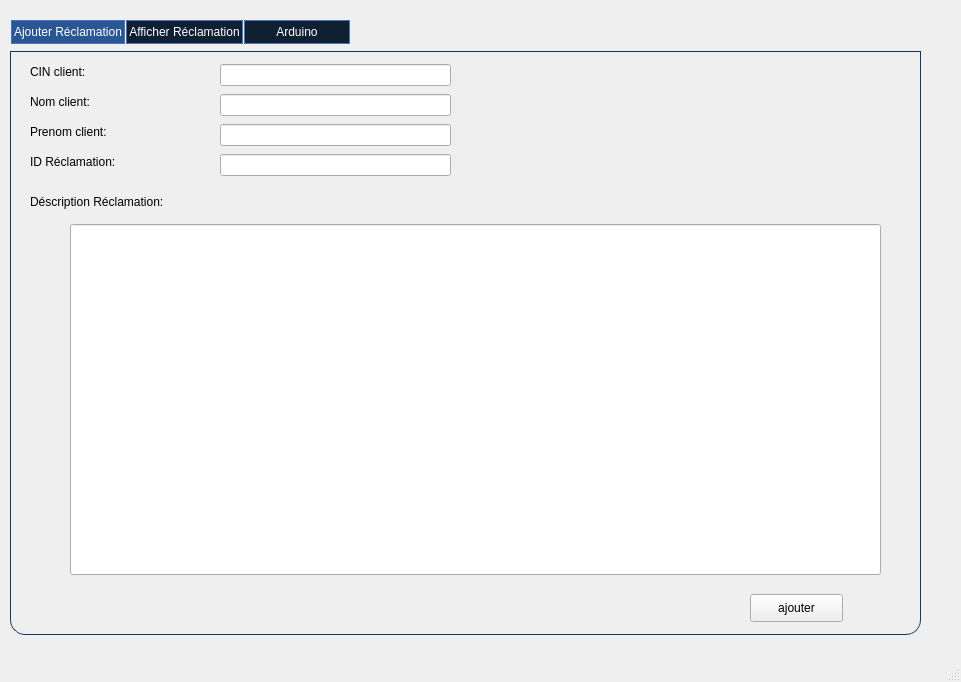
<?xml version="1.0" encoding="UTF-8"?>
<ui version="4.0">
 <class>dialogreclamation</class>
 <widget class="QMainWindow" name="dialogreclamation">
  <property name="geometry">
   <rect>
    <x>0</x>
    <y>0</y>
    <width>961</width>
    <height>682</height>
   </rect>
  </property>
  <property name="windowTitle">
   <string>MainWindow</string>
  </property>
  <widget class="QWidget" name="centralwidget">
   <widget class="QTabWidget" name="tabWidget">
    <property name="geometry">
     <rect>
      <x>10</x>
      <y>20</y>
      <width>941</width>
      <height>651</height>
     </rect>
    </property>
    <property name="styleSheet">
     <string notr="true">QTabWidget {  
    background-color:#0f2033;
    border-top: 2px solid #C2C7CB;  
} 
QTabWidget::pane { /* The tab widget frame */  
    border-top: 0px solid #C2C7CB;  
} 
 /* Style the tab using the tab sub-control. Note that 
    it reads QTabBar _not_ QTabWidget */  
QTabBar::tab {  
    background-color:#0f2033;
    border: 1px solid #4973b4;  
    min-width: 100px; 
    min-height:22px;
    padding: 0px  2px; 
    color: rgb(255, 255, 255);
    margin-left: 1px;
    font: 75 8pt &quot; Microsoft YaHei &quot;;
}  
  
QTabBar::tab:selected, QTabBar::tab:hover {  
    background-color: rgb(42,87,147);
    margin-top: 0px;
    
}  
  
QTabBar::tab:selected {  
    
    background-image: url(:/Images/Tab_Hover.png);
    
} 
  
QTabBar::tab:!selected {  
    margin-top: 0px; /* make non-selected tabs look smaller */  
}  </string>
    </property>
    <property name="currentIndex">
     <number>0</number>
    </property>
    <widget class="QWidget" name="Ajouter">
     <attribute name="title">
      <string>Ajouter Réclamation</string>
     </attribute>
     <widget class="QGroupBox" name="groupBox">
      <property name="geometry">
       <rect>
        <x>0</x>
        <y>-20</y>
        <width>911</width>
        <height>611</height>
       </rect>
      </property>
      <property name="styleSheet">
       <string notr="true">QGroupBox {
    border: 1px solid gray;
    border-color: #FF17365D;
    margin-top: 27px;
    font-size: 14px;
    border-bottom-left-radius: 15px;
    border-bottom-right-radius: 15px;
}

QGroupBox::title {
    subcontrol-origin: margin;
    subcontrol-position: top center;
    border-top-left-radius: 15px;
    border-top-right-radius: 15px;
    padding: 5px 150px;
    background-color: #FF17365D;
    color: rgb(255, 255, 255);
}</string>
      </property>
      <property name="title">
       <string/>
      </property>
      <widget class="QLabel" name="DescriptionR_2">
       <property name="geometry">
        <rect>
         <x>20</x>
         <y>170</y>
         <width>181</width>
         <height>16</height>
        </rect>
       </property>
       <property name="styleSheet">
        <string notr="true">QLabel {  color : black; }</string>
       </property>
       <property name="text">
        <string>Déscription Réclamation:</string>
       </property>
      </widget>
      <widget class="QLabel" name="NomC">
       <property name="geometry">
        <rect>
         <x>20</x>
         <y>70</y>
         <width>91</width>
         <height>16</height>
        </rect>
       </property>
       <property name="styleSheet">
        <string notr="true">QLabel {  color : black; }</string>
       </property>
       <property name="text">
        <string>Nom client:</string>
       </property>
      </widget>
      <widget class="QLabel" name="PrenomC">
       <property name="geometry">
        <rect>
         <x>20</x>
         <y>100</y>
         <width>101</width>
         <height>16</height>
        </rect>
       </property>
       <property name="styleSheet">
        <string notr="true">QLabel {  color : black; }</string>
       </property>
       <property name="text">
        <string>Prenom client:</string>
       </property>
      </widget>
      <widget class="QLineEdit" name="le_IDR">
       <property name="geometry">
        <rect>
         <x>210</x>
         <y>130</y>
         <width>231</width>
         <height>22</height>
        </rect>
       </property>
       <property name="styleSheet">
        <string notr="true">QLineEdit { color: red }
QLineEdit[readOnly=&quot;true&quot;] { color: gray }
QDialog QLineEdit { color: brown }</string>
       </property>
      </widget>
      <widget class="QLineEdit" name="le_nom">
       <property name="geometry">
        <rect>
         <x>210</x>
         <y>70</y>
         <width>231</width>
         <height>22</height>
        </rect>
       </property>
      </widget>
      <widget class="QLabel" name="ID">
       <property name="geometry">
        <rect>
         <x>20</x>
         <y>130</y>
         <width>101</width>
         <height>16</height>
        </rect>
       </property>
       <property name="styleSheet">
        <string notr="true">QLabel {  color : black; }</string>
       </property>
       <property name="text">
        <string>ID Réclamation:</string>
       </property>
      </widget>
      <widget class="QPushButton" name="AjouterRec">
       <property name="geometry">
        <rect>
         <x>740</x>
         <y>570</y>
         <width>93</width>
         <height>28</height>
        </rect>
       </property>
       <property name="styleSheet">
        <string notr="true">Ezzaouia Mohamed Amine
QPushButton {
    color: rgb(255, 255, 255);
  background-color: #FF17365D;
    border-style: outset;
    border-width: 0px;
    border-radius: 10px;
    border-color: beige;
    min-width: 10em;
    padding: 6px;
}
QPushButton:hover {
color: #fff;
    background-color: rgb(43, 163, 255);
    border-style: inset;
}
QPushButton:pressed {
    background-color: rgb(43, 163, 255);
    border-style: inset;
}</string>
       </property>
       <property name="text">
        <string>ajouter</string>
       </property>
      </widget>
      <widget class="QLineEdit" name="le_prenom">
       <property name="geometry">
        <rect>
         <x>210</x>
         <y>100</y>
         <width>231</width>
         <height>22</height>
        </rect>
       </property>
      </widget>
      <widget class="QLineEdit" name="le_Description">
       <property name="geometry">
        <rect>
         <x>60</x>
         <y>200</y>
         <width>811</width>
         <height>351</height>
        </rect>
       </property>
      </widget>
      <widget class="QLabel" name="CINC">
       <property name="geometry">
        <rect>
         <x>20</x>
         <y>40</y>
         <width>91</width>
         <height>16</height>
        </rect>
       </property>
       <property name="styleSheet">
        <string notr="true">QLabel {  color : black; }</string>
       </property>
       <property name="text">
        <string>CIN client:</string>
       </property>
      </widget>
      <widget class="QLineEdit" name="le_CIN">
       <property name="geometry">
        <rect>
         <x>210</x>
         <y>40</y>
         <width>231</width>
         <height>22</height>
        </rect>
       </property>
       <property name="styleSheet">
        <string notr="true">QLineEdit { color: red }
QLineEdit[readOnly=&quot;true&quot;] { color: gray }
QDialog QLineEdit { color: brown }</string>
       </property>
      </widget>
     </widget>
    </widget>
    <widget class="QWidget" name="Afficher">
     <attribute name="title">
      <string>Afficher Réclamation</string>
     </attribute>
     <widget class="QGroupBox" name="groupBox_2">
      <property name="geometry">
       <rect>
        <x>10</x>
        <y>-20</y>
        <width>931</width>
        <height>611</height>
       </rect>
      </property>
      <property name="styleSheet">
       <string notr="true">QGroupBox {
    border: 1px solid gray;
    border-color: #FF17365D;
    margin-top: 27px;
    font-size: 14px;
    border-bottom-left-radius: 15px;
    border-bottom-right-radius: 15px;
}

QGroupBox::title {
    subcontrol-origin: margin;
    subcontrol-position: top center;
    border-top-left-radius: 15px;
    border-top-right-radius: 15px;
    padding: 5px 150px;
    background-color: #FF17365D;
    color: rgb(255, 255, 255);
}</string>
      </property>
      <property name="title">
       <string/>
      </property>
      <widget class="QPushButton" name="Supprimer">
       <property name="geometry">
        <rect>
         <x>550</x>
         <y>580</y>
         <width>93</width>
         <height>28</height>
        </rect>
       </property>
       <property name="styleSheet">
        <string notr="true">Ezzaouia Mohamed Amine
QPushButton {
    color: rgb(255, 255, 255);
  background-color: #FF17365D;
    border-style: outset;
    border-width: 0px;
    border-radius: 10px;
    border-color: beige;
    min-width: 10em;
    padding: 6px;
}
QPushButton:hover {
color: #fff;
    background-color: rgb(43, 163, 255);
    border-style: inset;
}
QPushButton:pressed {
    background-color: rgb(43, 163, 255);
    border-style: inset;
}</string>
       </property>
       <property name="text">
        <string>Supprimer</string>
       </property>
      </widget>
      <widget class="QLineEdit" name="lineEdit">
       <property name="geometry">
        <rect>
         <x>10</x>
         <y>40</y>
         <width>471</width>
         <height>22</height>
        </rect>
       </property>
      </widget>
      <widget class="QPushButton" name="modifier">
       <property name="geometry">
        <rect>
         <x>670</x>
         <y>580</y>
         <width>93</width>
         <height>28</height>
        </rect>
       </property>
       <property name="styleSheet">
        <string notr="true">Ezzaouia Mohamed Amine
QPushButton {
    color: rgb(255, 255, 255);
  background-color: #FF17365D;
    border-style: outset;
    border-width: 0px;
    border-radius: 10px;
    border-color: beige;
    min-width: 10em;
    padding: 6px;
}
QPushButton:hover {
color: #fff;
    background-color: rgb(43, 163, 255);
    border-style: inset;
}
QPushButton:pressed {
    background-color: rgb(43, 163, 255);
    border-style: inset;
}</string>
       </property>
       <property name="text">
        <string>Modifier</string>
       </property>
      </widget>
      <widget class="QTableView" name="Reclamation">
       <property name="geometry">
        <rect>
         <x>400</x>
         <y>70</y>
         <width>501</width>
         <height>501</height>
        </rect>
       </property>
       <property name="styleSheet">
        <string notr="true"/>
       </property>
      </widget>
      <widget class="QLabel" name="DescriptionR_3">
       <property name="geometry">
        <rect>
         <x>10</x>
         <y>290</y>
         <width>181</width>
         <height>16</height>
        </rect>
       </property>
       <property name="styleSheet">
        <string notr="true">QLabel {  color : black; }</string>
       </property>
       <property name="text">
        <string>Déscription Réclamation:</string>
       </property>
      </widget>
      <widget class="QLineEdit" name="le_prenom_2">
       <property name="geometry">
        <rect>
         <x>110</x>
         <y>200</y>
         <width>231</width>
         <height>22</height>
        </rect>
       </property>
      </widget>
      <widget class="QLineEdit" name="le_Description_2">
       <property name="geometry">
        <rect>
         <x>10</x>
         <y>310</y>
         <width>371</width>
         <height>261</height>
        </rect>
       </property>
      </widget>
      <widget class="QLabel" name="ID_2">
       <property name="geometry">
        <rect>
         <x>10</x>
         <y>120</y>
         <width>101</width>
         <height>16</height>
        </rect>
       </property>
       <property name="styleSheet">
        <string notr="true">QLabel {  color : black; }</string>
       </property>
       <property name="text">
        <string>ID Réclamation:</string>
       </property>
      </widget>
      <widget class="QLineEdit" name="le_nom_2">
       <property name="geometry">
        <rect>
         <x>110</x>
         <y>160</y>
         <width>231</width>
         <height>22</height>
        </rect>
       </property>
      </widget>
      <widget class="QLineEdit" name="le_IDR_2">
       <property name="geometry">
        <rect>
         <x>110</x>
         <y>120</y>
         <width>231</width>
         <height>22</height>
        </rect>
       </property>
      </widget>
      <widget class="QLineEdit" name="le_CIN_2">
       <property name="geometry">
        <rect>
         <x>110</x>
         <y>250</y>
         <width>231</width>
         <height>22</height>
        </rect>
       </property>
      </widget>
      <widget class="QLabel" name="NomC_2">
       <property name="geometry">
        <rect>
         <x>10</x>
         <y>160</y>
         <width>91</width>
         <height>16</height>
        </rect>
       </property>
       <property name="styleSheet">
        <string notr="true">QLabel {  color : black; }</string>
       </property>
       <property name="text">
        <string>Nom client:</string>
       </property>
      </widget>
      <widget class="QLabel" name="PrenomC_2">
       <property name="geometry">
        <rect>
         <x>10</x>
         <y>200</y>
         <width>101</width>
         <height>16</height>
        </rect>
       </property>
       <property name="styleSheet">
        <string notr="true">QLabel {  color : black; }</string>
       </property>
       <property name="text">
        <string>Prenom client:</string>
       </property>
      </widget>
      <widget class="QLabel" name="CINC_2">
       <property name="geometry">
        <rect>
         <x>10</x>
         <y>250</y>
         <width>91</width>
         <height>16</height>
        </rect>
       </property>
       <property name="styleSheet">
        <string notr="true">QLabel {  color : black; }</string>
       </property>
       <property name="text">
        <string>CIN client:</string>
       </property>
      </widget>
      <widget class="QPushButton" name="recuperer">
       <property name="geometry">
        <rect>
         <x>790</x>
         <y>580</y>
         <width>93</width>
         <height>28</height>
        </rect>
       </property>
       <property name="styleSheet">
        <string notr="true">Ezzaouia Mohamed Amine
QPushButton {
    color: rgb(255, 255, 255);
  background-color: #FF17365D;
    border-style: outset;
    border-width: 0px;
    border-radius: 10px;
    border-color: beige;
    min-width: 10em;
    padding: 6px;
}
QPushButton:hover {
color: #fff;
    background-color: rgb(43, 163, 255);
    border-style: inset;
}
QPushButton:pressed {
    background-color: rgb(43, 163, 255);
    border-style: inset;
}</string>
       </property>
       <property name="text">
        <string>Récuperer</string>
       </property>
      </widget>
      <widget class="QPushButton" name="loaddata">
       <property name="geometry">
        <rect>
         <x>410</x>
         <y>580</y>
         <width>111</width>
         <height>28</height>
        </rect>
       </property>
       <property name="styleSheet">
        <string notr="true">Ezzaouia Mohamed Amine
QPushButton {
    color: rgb(255, 255, 255);
  background-color: #FF17365D;
    border-style: outset;
    border-width: 0px;
    border-radius: 10px;
    border-color: beige;
    min-width: 10em;
    padding: 6px;
}
QPushButton:hover {
color: #fff;
    background-color: rgb(43, 163, 255);
    border-style: inset;
}
QPushButton:pressed {
    background-color: rgb(43, 163, 255);
    border-style: inset;
}</string>
       </property>
       <property name="text">
        <string>charger données</string>
       </property>
      </widget>
      <widget class="QPushButton" name="exporter">
       <property name="geometry">
        <rect>
         <x>520</x>
         <y>40</y>
         <width>93</width>
         <height>28</height>
        </rect>
       </property>
       <property name="styleSheet">
        <string notr="true">Ezzaouia Mohamed Amine
QPushButton {
    color: rgb(255, 255, 255);
  background-color: #FF17365D;
    border-style: outset;
    border-width: 0px;
    border-radius: 10px;
    border-color: beige;
    min-width: 10em;
    padding: 6px;
}
QPushButton:hover {
color: #fff;
    background-color: rgb(43, 163, 255);
    border-style: inset;
}
QPushButton:pressed {
    background-color: rgb(43, 163, 255);
    border-style: inset;
}</string>
       </property>
       <property name="text">
        <string>exporter</string>
       </property>
      </widget>
      <widget class="QRadioButton" name="trinomASC">
       <property name="geometry">
        <rect>
         <x>20</x>
         <y>90</y>
         <width>97</width>
         <height>20</height>
        </rect>
       </property>
       <property name="text">
        <string>tri nom ASC</string>
       </property>
      </widget>
      <widget class="QRadioButton" name="trinomDESC">
       <property name="geometry">
        <rect>
         <x>120</x>
         <y>90</y>
         <width>111</width>
         <height>20</height>
        </rect>
       </property>
       <property name="text">
        <string>tri nom DESC</string>
       </property>
      </widget>
     </widget>
    </widget>
    <widget class="QWidget" name="tab">
     <attribute name="title">
      <string>Arduino</string>
     </attribute>
     <widget class="QWidget" name="widget" native="true">
      <property name="geometry">
       <rect>
        <x>10</x>
        <y>10</y>
        <width>911</width>
        <height>531</height>
       </rect>
      </property>
      <widget class="QLabel" name="ard">
       <property name="geometry">
        <rect>
         <x>160</x>
         <y>40</y>
         <width>341</width>
         <height>361</height>
        </rect>
       </property>
       <property name="text">
        <string/>
       </property>
      </widget>
      <widget class="QPushButton" name="stop">
       <property name="geometry">
        <rect>
         <x>420</x>
         <y>450</y>
         <width>93</width>
         <height>28</height>
        </rect>
       </property>
       <property name="text">
        <string>stop</string>
       </property>
      </widget>
     </widget>
    </widget>
   </widget>
  </widget>
  <widget class="QMenuBar" name="menubar">
   <property name="geometry">
    <rect>
     <x>0</x>
     <y>0</y>
     <width>961</width>
     <height>26</height>
    </rect>
   </property>
  </widget>
  <widget class="QStatusBar" name="statusbar"/>
 </widget>
 <resources/>
 <connections/>
</ui>
